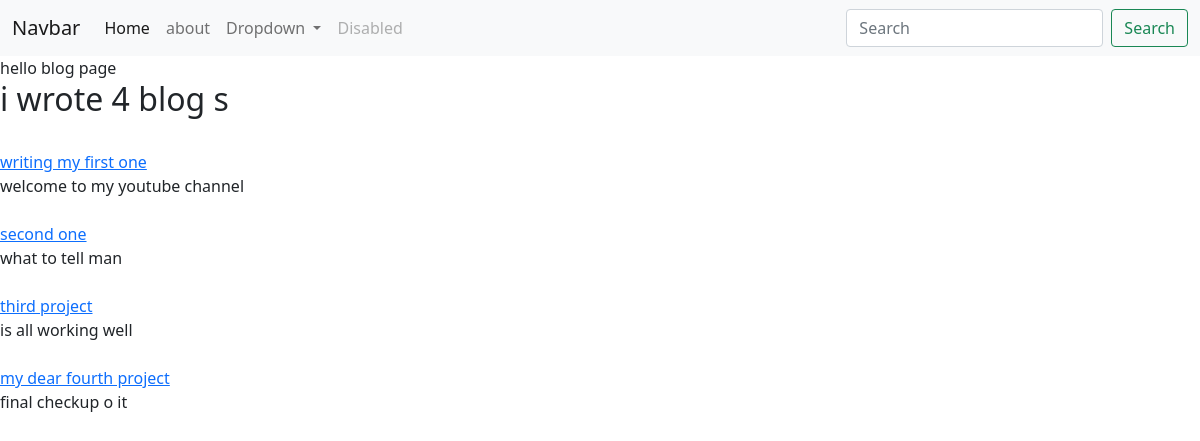
Screenshot of /blog/ with the database file from the repository.
### blog/models.py (models this page shows, shortened)
class Blog(models.Model):
    heading=models.CharField(max_length=100)
    date=models.DateField()
    description=models.CharField(max_length=300)

### blog/views.py (the view)
# urls.py: path('', views.all_blog,name="all_blog"),
def all_blog(request):
    blog=Blog.objects.all()
    return render(request,"blog/all_blogs.html",{"blogs":blog})

### blog/templates/blog/all_blogs.html (shortened to what this page needs)
{% extends "portfolio/base.html" %}
{%block content%}
hello blog page
<br>
<h2>i wrote {{blogs.count}} blog {{blogs.count | pluralize}}</h2>
{% for blog in blogs %}
<br>
<a href="{% url 'blog:detail' blog.id %}">{{blog.heading}}</a>
<br>
{{blog.description|safe}}
<br>
{% endfor %}
{% endblock %}

### rows the page displays
Blog: heading "writing my first one", description "welcome to my youtube channel"
Blog: heading "second one", description "what to tell man"
Blog: heading "third project", description "is all working well"
Blog: heading "my dear fourth project", description "final checkup o it"

### other values shown
{{ blogs.count }} "4"
{{ blogs.count | pluralize }} "s"
